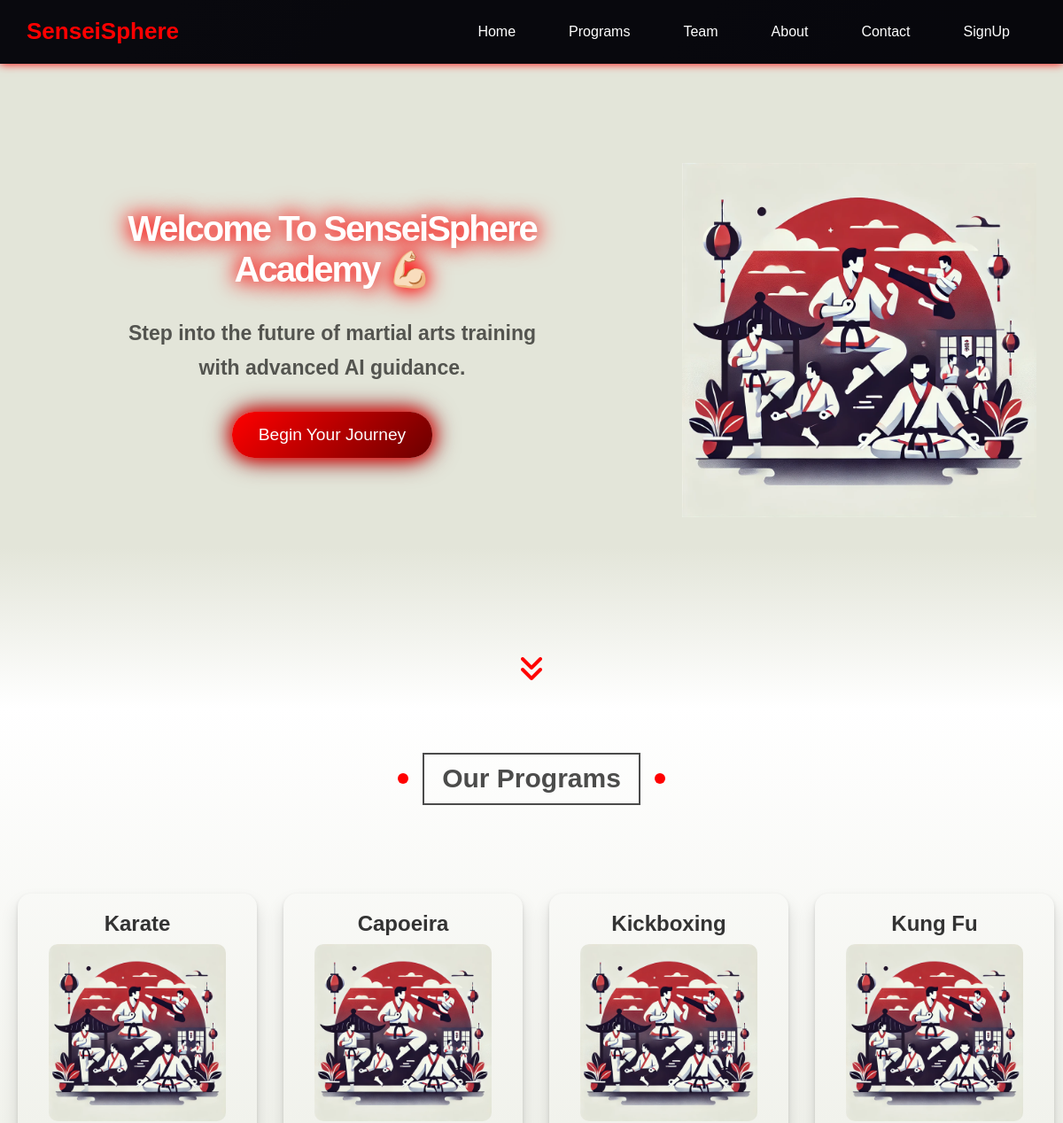
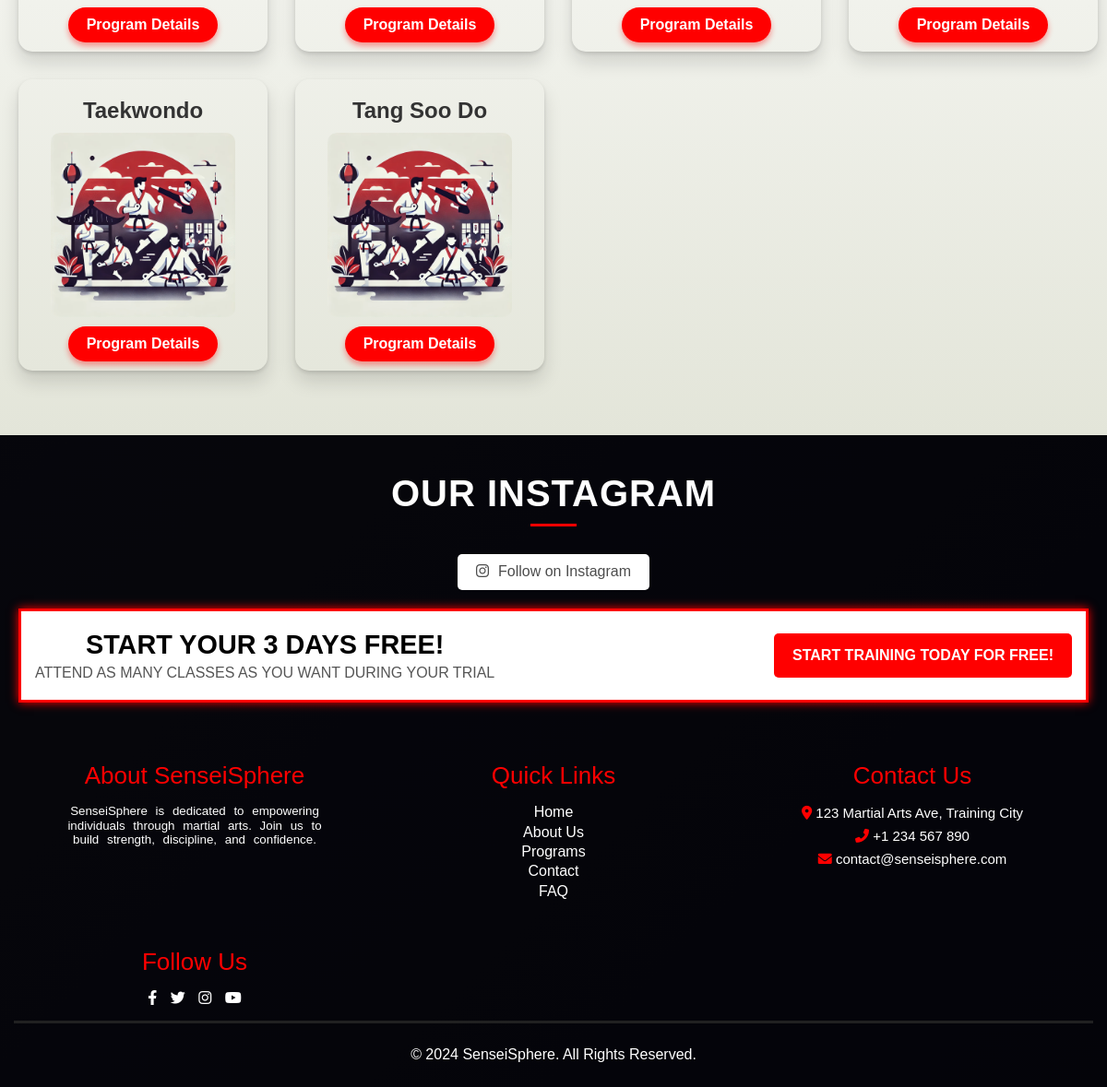
Screenshot of /programs/ with the database file from the repository (2 pictures, top to bottom).
### feedback/models.py (models this page shows, shortened)
class MartialArt(models.Model):
    martial_art_id = models.AutoField(primary_key=True)
    name = models.CharField(max_length=100)
    image = models.ImageField(default='arts_pics/default.png', upload_to='arts_pics',blank=True)
    description = models.TextField()
    slug = models.SlugField(unique=True, blank=True)

### show/views.py (the view)
# urls.py: path("programs/", programs_view, name="programs"),
def programs_view (request):
    martial_arts = MartialArt.objects.all()
    return render(request=request, template_name='show/programs.html', context= { "martial_arts" : martial_arts})

### show/templates/show/programs.html (shortened to what this page needs)
{% extends 'show/base.html' %}
{% load static %}
{% block css %}<link rel="stylesheet" href="{% static 'show/css/programs.css' %}">{% endblock %}
{% block go-down %}
<a href="#programs" class="go-down">
    <i class="fas fa-angle-double-down fa-2x"></i>
</a>
{% endblock %}
{% block main %}
<section class="programs" id="programs">
    <h2 class="main-title">Our Programs</h2>
    <div class="container">
        {% for martial_art in martial_arts %}
            <div class="program-card">
                <h3 class="title">{{ martial_art.name }}</h3>
                <img src="{{ martial_art.image.url }}" alt="">
                <a href=" {% url 'martial_art_detail' slug=martial_art.slug %} ">Program Details</a>
            </div>
        {% endfor %}
    </div>
</section>
{% endblock %}

### show/templates/show/base.html (shortened to what this page needs)
{% load static %}
<!DOCTYPE html>
<html lang="en">
  <head>
    <link rel="stylesheet" href="{% static 'show/css/normalize.css' %}" />
    <link
      href="https://cdnjs.cloudflare.com/ajax/libs/font-awesome/6.0.0-beta3/css/all.min.css"
      rel="stylesheet"
    />
    <link rel="stylesheet" href="{% static 'show/css/styles.css' %}" />
    {% block css %} {% endblock %}
  </head>
  <body>
    <header>
      <div class="container">
        <a href="{% url 'home' %}" class="logo">SenseiSphere</a>
        <ul class="main-nav" id="main-nav">
          <li><a href="{% url 'home' %}">Home</a></li>
          <li><a href="{% url 'programs' %}">Programs</a></li>
          <li><a href="{% url 'team' %}">Team</a></li>
          <li><a href="{% url 'about' %}">About</a></li>
          <li><a href="{% url 'contact' %}">Contact</a></li>
          {% if user.is_authenticated %}
          <li>
            <a href="{% url 'profile' %}"
              ><img
                src="{{ user.profile.profile_image.url }}"
                alt="Profile"
                class="profile"
            /></a>
          </li>
          {% else %}
          <li><a href="{% url 'signup' %}">SignUp</a></li>
          {% endif %}
        </ul>
      </div>
    </header>
    <section class="landing">
      <div class="container">
        <div class="text">
          <h1>Welcome to SenseiSphere academy 💪🏻</h1>
          <p>
            Step into the future of martial arts training with advanced AI
            guidance.
          </p>
          <a href="{% url 'signup' %}" class="btn-glow">Begin Your Journey</a>
        </div>
        <div class="image">
          <img src="{% static 'show/images/image.png' %}" alt="" />
        </div>
      </div>
      {% block go-down %}{% endblock %}
    </section>
    {% block main %} {% endblock %}
    <section class="instagram-section">
      <div class="instagram-header">
        <h2>OUR INSTAGRAM</h2>
        <hr />
        <button class="instagram-button">
          <i class="fa-brands fa-instagram"></i>Follow on Instagram
        </button>
      </div>
      <div class="trial-offer">
        <div class="trial-text">
          <h3>START YOUR 3 DAYS FREE!</h3>
          <p>ATTEND AS MANY CLASSES AS YOU WANT DURING YOUR TRIAL</p>
        </div>
        <button class="trial-button">
          START TRAINING TODAY FOR FREE! <span>&gt;</span>
        </button>
      </div>
    </section>
    <footer>
      <div class="container">
        <div class="footer-about">
          <h3>About SenseiSphere</h3>
          <p>
            SenseiSphere is dedicated to empowering individuals through martial
            arts. Join us to build strength, discipline, and confidence.
          </p>
        </div>
        <div class="footer-links">
          <h3>Quick Links</h3>
          <ul>
            <li><a href="{% url 'home' %}">Home</a></li>
            <li><a href="{% url 'about' %}">About Us</a></li>
            <li><a href="{% url 'programs' %}">Programs</a></li>
            <li><a href="{% url 'contact' %}">Contact</a></li>
            <li><a href="#faq">FAQ</a></li>
          </ul>
        </div>
        <div class="footer-contact">
          <h3>Contact Us</h3>
          <p>
            <i class="fas fa-map-marker-alt"></i> 123 Martial Arts Ave, Training
            City
          </p>
          <p><i class="fas fa-phone-alt"></i> +1 234 567 890</p>
          <p><i class="fas fa-envelope"></i> contact@senseisphere.com</p>
        </div>
        <div class="footer-social">
          <h3>Follow Us</h3>
          <div class="social-icons">
            <a href="#"><i class="fab fa-facebook-f"></i></a>
            <a href="#"><i class="fab fa-twitter"></i></a>
            <a href="#"><i class="fab fa-instagram"></i></a>
            <a href="#"><i class="fab fa-youtube"></i></a>
          </div>
        </div>
      </div>
      <div class="footer-bottom">
        <p>&copy; 2024 SenseiSphere. All Rights Reserved.</p>
      </div>
    </footer>
  </body>
</html>

### show/static/show/css/programs.css (style rules this page uses)
.programs { background: linear-gradient(180deg, #fff, #e3e5d9); padding: 50px 20px; }
.programs .container { display: grid; grid-template-columns: repeat(auto-fit, minmax(250px, 1fr)); gap: 30px; justify-content: center; padding: 20px 0; }
.programs .container .program-card { display: flex; flex-direction: column; justify-content: space-between; align-items: center; height: 100%; padding: 10px; border-radius: 15px; box-shadow: 0 12px 20px 0 rgb(0 0 0 / 13%), 0 2px 4px 0 rgb(0 0 0 / 12%); transition: var(--main-transition); }
.programs .container .program-card > h3 { font-size: 1.5rem; color: #333; margin: 10px 0; }
.programs .container .program-card > img { width: 80%; height: auto; border-radius: 10px; }
.programs .container .program-card > a { text-decoration: none; padding: 10px 20px; border-radius: 25px; background-color: var(--main-color); color: white; font-size: 1rem; font-weight: bold; transition: background-color var(--main-transition); box-shadow: 0 4px 6px rgba(255, 0, 0, 0.4); margin-top: 10px; }

### rows the page displays
MartialArt: name "Karate", image (placeholder picture)
MartialArt: name "Capoeira", image (placeholder picture)
MartialArt: name "Kickboxing", image (placeholder picture)
MartialArt: name "Kung Fu", image (placeholder picture)
MartialArt: name "Taekwondo", image (placeholder picture)
MartialArt: name "Tang Soo Do", image (placeholder picture)
